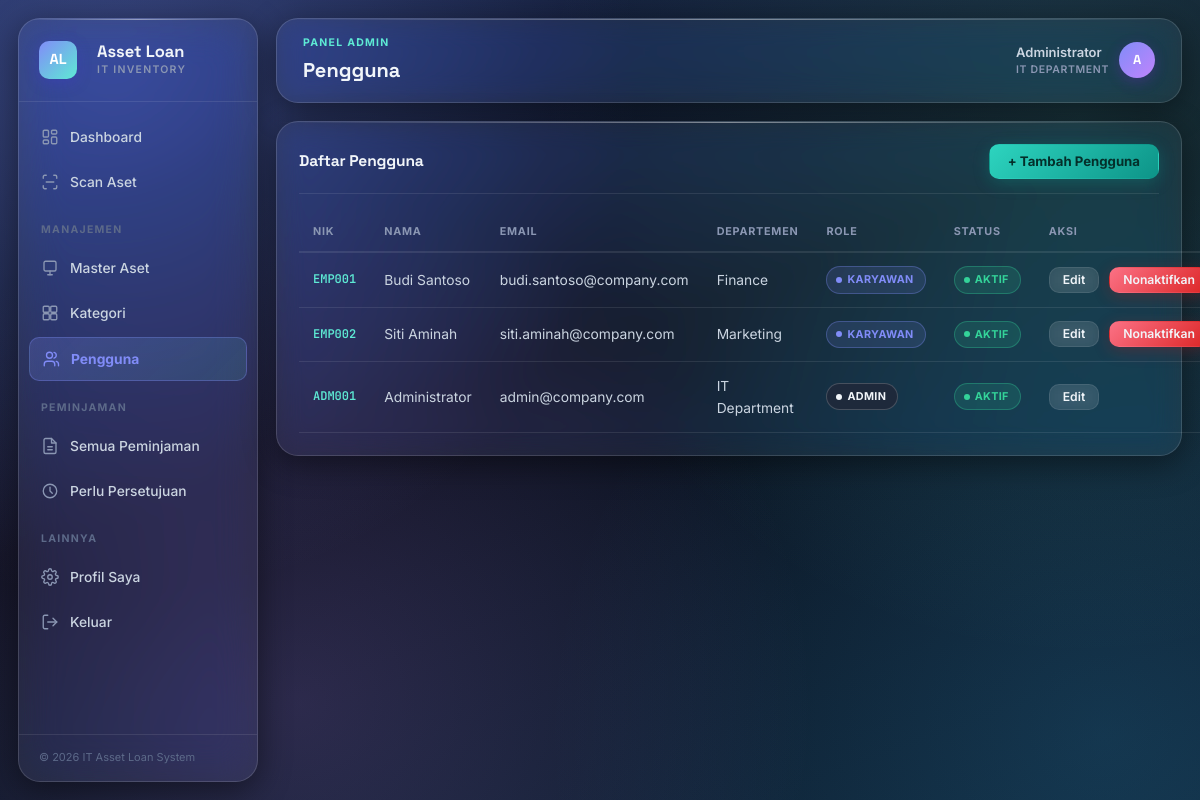
Page /users_list.php (signed in) on the committed database.
### tables this page shows
CREATE TABLE users (
    id INT AUTO_INCREMENT PRIMARY KEY,
    nik VARCHAR(30) UNIQUE NOT NULL,
    name VARCHAR(100) NOT NULL,
    email VARCHAR(100) UNIQUE NOT NULL,
    password VARCHAR(255) NOT NULL,
    department VARCHAR(100) DEFAULT NULL,
    phone VARCHAR(30) DEFAULT NULL,
    role ENUM('admin','employee') NOT NULL DEFAULT 'employee',
    status ENUM('active','inactive') NOT NULL DEFAULT 'active',
    created_at TIMESTAMP DEFAULT CURRENT_TIMESTAMP,
    updated_at TIMESTAMP DEFAULT CURRENT_TIMESTAMP ON UPDATE CURRENT_TIMESTAMP
);

### includes/functions.php (called while the page is built, shortened)
<?php
function isLoggedIn() {
    return isset($_SESSION['user_id']);
}
function isAdmin() {
    return isLoggedIn() && $_SESSION['role'] === 'admin';
}
function currentUser() {
    static $user = null;
    if ($user === null && isLoggedIn()) {
        $conn = getConnection();
        $stmt = $conn->prepare("SELECT * FROM users WHERE id = ?");
        $stmt->bind_param('i', $_SESSION['user_id']);
        $stmt->execute();
        $user = $stmt->get_result()->fetch_assoc();
    }
    return $user;
}
function esc($str) {
    return htmlspecialchars($str ?? '', ENT_QUOTES, 'UTF-8');
}

### users_list.php (the view, shortened to what this page needs)
<?php
require_once __DIR__ . '/includes/functions.php';
$conn = getConnection();
$users = $conn->query("SELECT * FROM users ORDER BY role DESC, name ASC");
$pageTitle = 'Pengguna';
require_once __DIR__ . '/includes/header.php';
?>
<div class="card">
    <div class="card-header">
        <h3>Daftar Pengguna</h3>
        <a href="<?php echo BASE_URL; ?>user_form.php" class="btn btn-accent">+ Tambah Pengguna</a>
    </div>
    <div class="table-responsive">
    <table class="data-table">
        <thead>
            <tr><th>NIK</th><th>Nama</th><th>Email</th><th>Departemen</th><th>Role</th><th>Status</th><th>Aksi</th></tr>
        </thead>
        <tbody>
            <?php while ($u = $users->fetch_assoc()): ?>
            <tr>
                <td class="mono"><?php echo esc($u['nik']); ?></td>
                <td><?php echo esc($u['name']); ?></td>
                <td><?php echo esc($u['email']); ?></td>
                <td><?php echo esc($u['department'] ?: '-'); ?></td>
                <td><span class="badge <?php echo $u['role']=='admin'?'badge-dark':'badge-info'; ?>"><?php echo $u['role']=='admin'?'Admin':'Karyawan'; ?></span></td>
                <td><span class="badge <?php echo $u['status']=='active'?'badge-success':'badge-secondary'; ?>"><?php echo $u['status']=='active'?'Aktif':'Nonaktif'; ?></span></td>
                <td>
                    <div class="flex-gap">
                        <a href="<?php echo BASE_URL; ?>user_form.php?id=<?php echo $u['id']; ?>" class="btn btn-sm btn-outline">Edit</a>
                        <?php if ($u['id'] != $_SESSION['user_id']): ?>
                            <a href="<?php echo BASE_URL; ?>user_toggle.php?id=<?php echo $u['id']; ?>" class="btn btn-sm <?php echo $u['status']=='active'?'btn-danger':'btn-success'; ?>" data-confirm="<?php echo $u['status']=='active'?'Nonaktifkan':'Aktifkan'; ?> pengguna &quot;<?php echo esc($u['name']); ?>&quot;?">
                                <?php echo $u['status']=='active'?'Nonaktifkan':'Aktifkan'; ?>
                            </a>
                        <?php endif; ?>
                    </div>
                </td>
            </tr>
            <?php endwhile; ?>
        </tbody>
    </table>
    </div>
</div>
<?php require_once __DIR__ . '/includes/footer.php'; ?>

### includes/header.php (shortened to what this page needs)
<?php
require_once __DIR__ . '/functions.php';
$user = currentUser();
$currentPage = basename($_SERVER['PHP_SELF']);
?>
<!DOCTYPE html>
<html lang="id">
<head>
<link rel="stylesheet" href="<?php echo BASE_URL; ?>assets/css/style.css">
</head>
<body>
<div class="app-shell">
    <aside class="sidebar" id="sidebar">
        <div class="sidebar-brand">
            <div class="flex-gap">
                <span class="mark">AL</span>
                <div>
                    <div class="title">Asset Loan</div>
                    <div class="subtitle">IT Inventory</div>
                </div>
            </div>
        </div>
        <nav class="sidebar-nav">
            <a href="<?php echo BASE_URL; ?>dashboard.php" class="<?php echo $currentPage=='dashboard.php'?'active':''; ?>" data-tooltip="Dashboard">
                <span class="icon"><svg viewBox="0 0 24 24" fill="none" stroke="currentColor" stroke-linecap="round" stroke-linejoin="round"><rect x="3" y="3" width="7" height="9" rx="1.5"/><rect x="14" y="3" width="7" height="5" rx="1.5"/><rect x="14" y="12" width="7" height="9" rx="1.5"/><rect x="3" y="16" width="7" height="5" rx="1.5"/></svg></span>
                <span class="nav-label">Dashboard</span>
            </a>
            <a href="<?php echo BASE_URL; ?>scan.php" class="<?php echo $currentPage=='scan.php'?'active':''; ?>" data-tooltip="Scan Aset">
                <span class="icon"><svg viewBox="0 0 24 24" fill="none" stroke="currentColor" stroke-linecap="round" stroke-linejoin="round"><path d="M3 7V5a2 2 0 0 1 2-2h2"/><path d="M17 3h2a2 2 0 0 1 2 2v2"/><path d="M21 17v2a2 2 0 0 1-2 2h-2"/><path d="M7 21H5a2 2 0 0 1-2-2v-2"/><line x1="7" y1="12" x2="17" y2="12"/></svg></span>
                <span class="nav-label">Scan Aset</span>
            </a>
            <?php if (isAdmin()): ?>
                <div class="nav-section-label">Manajemen</div>
                <a href="<?php echo BASE_URL; ?>assets_list.php" class="<?php echo in_array($currentPage,['assets_list.php','asset_form.php'])?'active':''; ?>" data-tooltip="Master Aset">
                    <span class="icon"><svg viewBox="0 0 24 24" fill="none" stroke="currentColor" stroke-linecap="round" stroke-linejoin="round"><rect x="4" y="3" width="16" height="13" rx="2"/><path d="M9 21h6"/><path d="M12 16v5"/></svg></span>
                    <span class="nav-label">Master Aset</span>
                </a>
                <a href="<?php echo BASE_URL; ?>categories.php" class="<?php echo $currentPage=='categories.php'?'active':''; ?>" data-tooltip="Kategori">
                    <span class="icon"><svg viewBox="0 0 24 24" fill="none" stroke="currentColor" stroke-linecap="round" stroke-linejoin="round"><rect x="3" y="3" width="8" height="8" rx="1.5"/><rect x="13" y="3" width="8" height="8" rx="1.5"/><rect x="3" y="13" width="8" height="8" rx="1.5"/><rect x="13" y="13" width="8" height="8" rx="1.5"/></svg></span>
                    <span class="nav-label">Kategori</span>
                </a>
                <a href="<?php echo BASE_URL; ?>users_list.php" class="<?php echo in_array($currentPage,['users_list.php','user_form.php'])?'active':''; ?>" data-tooltip="Pengguna">
                    <span class="icon"><svg viewBox="0 0 24 24" fill="none" stroke="currentColor" stroke-linecap="round" stroke-linejoin="round"><path d="M17 21v-2a4 4 0 0 0-4-4H7a4 4 0 0 0-4 4v2"/><circle cx="10" cy="7" r="4"/><path d="M22 21v-2a4 4 0 0 0-3-3.87"/><path d="M16 3.13a4 4 0 0 1 0 7.75"/></svg></span>
                    <span class="nav-label">Pengguna</span>
                </a>
                <div class="nav-section-label">Peminjaman</div>
                <a href="<?php echo BASE_URL; ?>loans_list.php" class="<?php echo ($currentPage=='loans_list.php' && ($_GET['status'] ?? '')==='')?'active':''; ?>" data-tooltip="Semua Peminjaman">
                    <span class="icon"><svg viewBox="0 0 24 24" fill="none" stroke="currentColor" stroke-linecap="round" stroke-linejoin="round"><path d="M14 2H6a2 2 0 0 0-2 2v16a2 2 0 0 0 2 2h12a2 2 0 0 0 2-2V8z"/><path d="M14 2v6h6"/><path d="M9 13h6"/><path d="M9 17h6"/></svg></span>
                    <span class="nav-label">Semua Peminjaman</span>
                </a>
                <a href="<?php echo BASE_URL; ?>loans_list.php?status=pending" class="<?php echo ($currentPage=='loans_list.php' && ($_GET['status'] ?? '')=='pending')?'active':''; ?>" data-tooltip="Perlu Persetujuan">
                    <span class="icon"><svg viewBox="0 0 24 24" fill="none" stroke="currentColor" stroke-linecap="round" stroke-linejoin="round"><circle cx="12" cy="12" r="9"/><path d="M12 7v5l3 3"/></svg></span>
                    <span class="nav-label">Perlu Persetujuan</span>
                </a>
            <?php endif; ?>
            <div class="nav-section-label">Lainnya</div>
            <a href="<?php echo BASE_URL; ?>profile.php" class="<?php echo $currentPage=='profile.php'?'active':''; ?>" data-tooltip="Profil Saya">
                <span class="icon"></span>
                <span class="nav-label">Profil Saya</span>
            </a>
            <a href="<?php echo BASE_URL; ?>logout.php" data-tooltip="Keluar">
                <span class="icon"><svg viewBox="0 0 24 24" fill="none" stroke="currentColor" stroke-linecap="round" stroke-linejoin="round"><path d="M9 21H5a2 2 0 0 1-2-2V5a2 2 0 0 1 2-2h4"/><path d="M16 17l5-5-5-5"/><path d="M21 12H9"/></svg></span>
                <span class="nav-label">Keluar</span>
            </a>
        </nav>
        <div class="sidebar-footer">
            &copy; <?php echo date('Y'); ?> IT Asset Loan System
        </div>
    </aside>
    <div class="main">
        <div class="topbar no-mobile">
            <div>
                <div class="page-eyebrow"><?php echo isAdmin() ? 'Panel Admin' : 'Panel Karyawan'; ?></div>
                <div class="page-title"><?php echo isset($pageTitle) ? esc($pageTitle) : 'Dashboard'; ?></div>
            </div>
            <div class="user-chip">
                <div>
                    <div style="font-weight:600;"><?php echo esc($user['name']); ?></div>
                    <div class="role-tag"><?php echo esc($user['department'] ?? ''); ?></div>
                </div>
                <div class="avatar"><?php echo esc(strtoupper(substr($user['name'],0,1))); ?></div>
            </div>
        </div>
        <div class="content">

### rows in the picture
users: name "Administrator", department "IT DEPARTMENT", name "A", nik "ADM001", email "admin@company.com", department "IT Department", role "ADMIN", status "AKTIF"
users: nik "EMP001", name "Budi Santoso", email "budi.santoso@company.com", department "Finance", role "KARYAWAN", status "AKTIF"
users: nik "EMP002", name "Siti Aminah", email "siti.aminah@company.com", department "Marketing", role "KARYAWAN", status "AKTIF"

### other values in the picture
$pageTitle "Pengguna"
